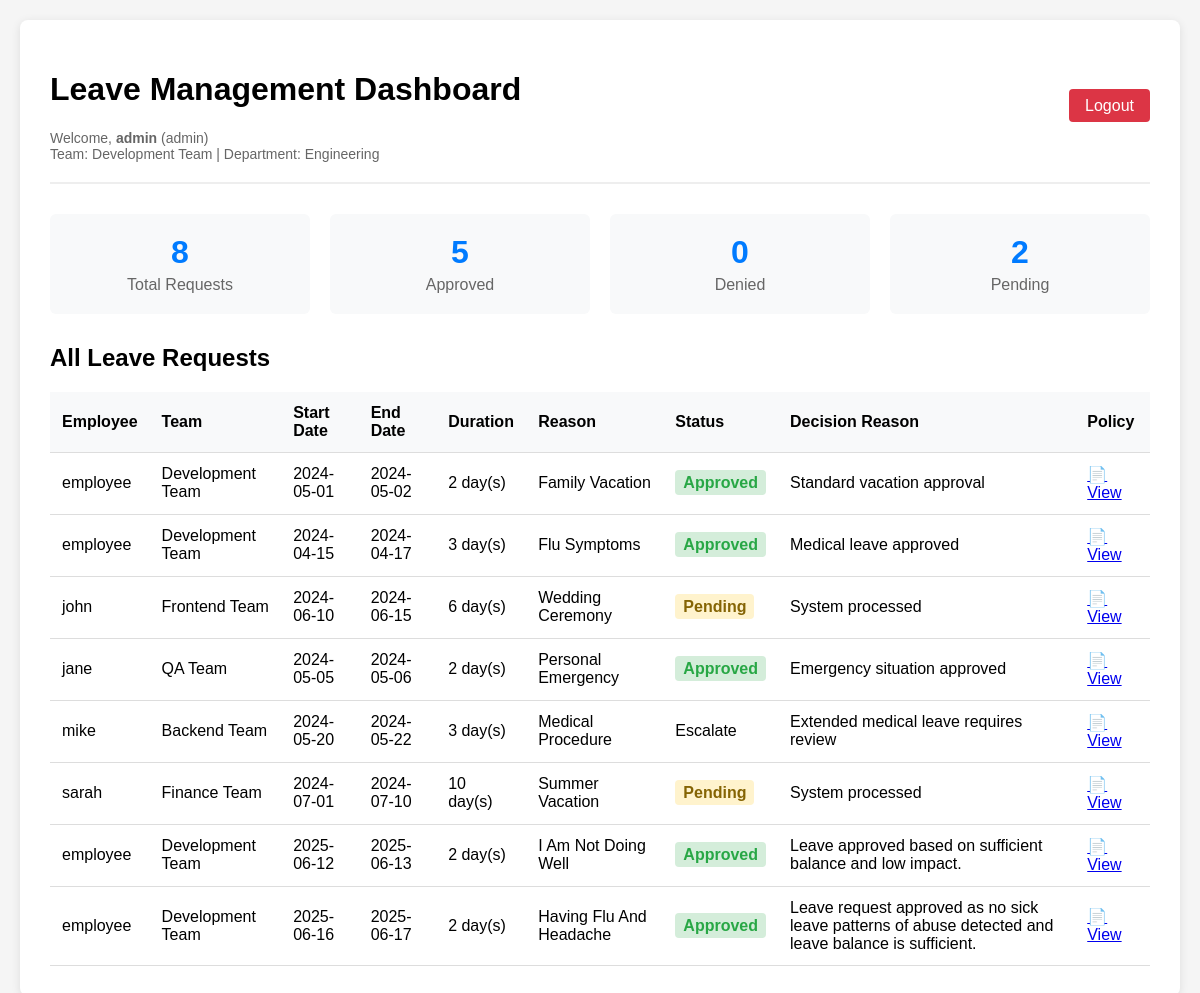
The page /dashboard (signed in) on the database its author committed.
### models.py (models this page shows, shortened)
class User(db.Model, UserMixin):
    id = db.Column(db.Integer, primary_key=True)
    username = db.Column(db.String(80), unique=True, nullable=False)
    password = db.Column(db.String(200), nullable=False)
    role = db.Column(db.String(20), default='user')
    team_id = db.Column(db.Integer, db.ForeignKey('team.id'))
    hire_date = db.Column(db.Date, default=date.today)
    leaves = db.relationship('Leave', backref='applicant', lazy=True,
                             foreign_keys='Leave.user_id')
    leave_balances = db.relationship(
        'LeaveBalance', backref='employee', lazy=True)

class Team(db.Model):
    id = db.Column(db.Integer, primary_key=True)
    name = db.Column(db.String(100))
    dept_id = db.Column(db.Integer, db.ForeignKey('department.id'))
    members = db.relationship('User', backref='user_team', lazy=True)

class Department(db.Model):
    id = db.Column(db.Integer, primary_key=True)
    name = db.Column(db.String(100))
    org_id = db.Column(db.Integer, db.ForeignKey('organization.id'))
    teams = db.relationship('Team', backref='dept', lazy=True)

class Leave(db.Model):
    id = db.Column(db.Integer, primary_key=True)
    user_id = db.Column(db.Integer, db.ForeignKey('user.id'))
    leave_type_id = db.Column(db.Integer, db.ForeignKey('leave_type.id'))
    start_date = db.Column(db.Date)
    end_date = db.Column(db.Date)
    reason = db.Column(db.String(500))  # Increased length for detailed reasons
    status = db.Column(db.String(20), default='Pending')
    decision_reason = db.Column(db.String(500))
    approved_by = db.Column(db.Integer, db.ForeignKey('user.id'))
    created_at = db.Column(db.DateTime, default=datetime.utcnow)
    approved_at = db.Column(db.DateTime)
    leave_type_ref = db.relationship('LeaveType', backref='leaves')
    approver = db.relationship('User', foreign_keys=[
                               approved_by], backref='approved_leaves')

### app.py (the view)
@app.route('/dashboard')
@login_required
def dashboard():
    if current_user.role == 'admin':
        leaves = Leave.query.all()
    else:
        leaves = Leave.query.filter_by(user_id=current_user.id).all()
    return render_template('dashboard.html', leaves=leaves)

### app.py (called while the page is built)
@login_manager.user_loader
def load_user(user_id):
    return User.query.get(int(user_id))

### templates/dashboard.html (shortened to what this page needs)
<!DOCTYPE html>
<html lang="en">
  <head>
  </head>
  <body>
    <div class="container">
      <div class="header">
        <div>
          <h1>Leave Management Dashboard</h1>
          <div class="user-info">
            Welcome, <strong>{{ current_user.username }}</strong> ({{
            current_user.role }}) {% if current_user.user_team %} <br />Team: {{
            current_user.user_team.name }} {% if current_user.user_team.dept %}
            | Department: {{ current_user.user_team.dept.name }} {% endif %} {%
            endif %}
          </div>
        </div>
        <div class="nav-links">
          <a href="/logout" class="logout">Logout</a>
        </div>
      </div>
      {% if leaves %}
      <div class="stats">
        <div class="stat-card">
          <div class="stat-number">{{ leaves|length }}</div>
          <div class="stat-label">Total Requests</div>
        </div>
        <div class="stat-card">
          <div class="stat-number">
            {{ leaves|selectattr("status", "equalto", "Approved")|list|length }}
          </div>
          <div class="stat-label">Approved</div>
        </div>
        <div class="stat-card">
          <div class="stat-number">
            {{ leaves|selectattr("status", "equalto", "Denied")|list|length }}
          </div>
          <div class="stat-label">Denied</div>
        </div>
        <div class="stat-card">
          <div class="stat-number">
            {{ leaves|selectattr("status", "equalto", "Pending")|list|length }}
          </div>
          <div class="stat-label">Pending</div>
        </div>
      </div>
      {% endif %}
      <h2>
        {% if current_user.role == 'admin' %}All Leave Requests{% else %}Your
        Leave Requests{% endif %}
      </h2>
      {% if leaves %}
      <table>
        <thead>
          <tr>
            {% if current_user.role == 'admin' %}
            <th>Employee</th>
            <th>Team</th>
            {% endif %}
            <th>Start Date</th>
            <th>End Date</th>
            <th>Duration</th>
            <th>Reason</th>
            <th>Status</th>
            <th>Decision Reason</th>
            <th>Policy</th>
          </tr>
        </thead>
        <tbody>
          {% for leave in leaves %}
          <tr>
            {% if current_user.role == 'admin' %}
            <td>{{ leave.applicant.username }}</td>
            <td>
              {{ leave.applicant.user_team.name if leave.applicant.user_team
              else 'No Team' }}
            </td>
            {% endif %}
            <td>{{ leave.start_date.strftime('%Y-%m-%d') }}</td>
            <td>{{ leave.end_date.strftime('%Y-%m-%d') }}</td>
            <td>{{ (leave.end_date - leave.start_date).days + 1 }} day(s)</td>
            <td>{{ leave.reason|title }}</td>
            <td>
              <span class="status-{{ leave.status.lower() }}">
                {{ leave.status }}
              </span>
            </td>
            <td>{{ leave.decision_reason or 'System processed' }}</td>
            <td>
              <a
                href="{{ url_for('static', filename='leave_policy_guide_for_employees.pdf') }}"
                target="_blank"
                title="View Leave Policy PDF"
              >
                📄 View
              </a>
            </td>
          </tr>
          {% endfor %}
        </tbody>
      </table>
      {% endif %}
    </div>
  </body>
</html>

### templates/dashboard.html (style rules this page uses)
body { font-family: Arial, sans-serif; max-width: 1200px; margin: 0 auto; padding: 20px; background-color: #f5f5f5; }
.container { background: white; padding: 30px; border-radius: 8px; box-shadow: 0 2px 10px rgba(0, 0, 0, 0.1); }
.header { display: flex; justify-content: space-between; align-items: center; margin-bottom: 30px; padding-bottom: 20px; border-bottom: 2px solid #eee; }
.user-info { color: #666; font-size: 14px; }
.nav-links a { margin-left: 15px; padding: 8px 16px; text-decoration: none; background: #007bff; color: white; border-radius: 4px; transition: background-color 0.3s; }
.nav-links a.logout { background: #dc3545; }
table { width: 100%; border-collapse: collapse; margin-top: 20px; }
th, td { padding: 12px; text-align: left; border-bottom: 1px solid #ddd; }
th { background-color: #f8f9fa; font-weight: bold; }
.status-approved { color: #28a745; font-weight: bold; background-color: #d4edda; padding: 4px 8px; border-radius: 4px; }
.status-pending { color: #856404; font-weight: bold; background-color: #fff3cd; padding: 4px 8px; border-radius: 4px; }
.stats { display: flex; gap: 20px; margin-bottom: 30px; }
.stat-card { flex: 1; background: #f8f9fa; padding: 20px; border-radius: 6px; text-align: center; }
.stat-number { font-size: 2em; font-weight: bold; color: #007bff; }
.stat-label { color: #666; margin-top: 5px; }

### rows shown on the page
User: username "admin", role "admin"
Team: user_team.name "Development Team"
Department: user_team.dept.name "Engineering"
Leave: applicant.username "employee", applicant.user_team "Development Team", start_date "2024-05-01", end_date "2024-05-02", (leave.end_date-leave.start_date).days+1 "2", reason "Family Vacation", status "Approved", decision_reason "Standard vacation approval"
Leave: applicant.username "employee", applicant.user_team "Development Team", start_date "2024-04-15", end_date "2024-04-17", (leave.end_date-leave.start_date).days+1 "3", reason "Flu Symptoms", status "Approved", decision_reason "Medical leave approved"
Leave: applicant.username "john", applicant.user_team "Frontend Team", start_date "2024-06-10", end_date "2024-06-15", (leave.end_date-leave.start_date).days+1 "6", reason "Wedding Ceremony", status "Pending", decision_reason "System processed"
Leave: applicant.username "jane", applicant.user_team "QA Team", start_date "2024-05-05", end_date "2024-05-06", (leave.end_date-leave.start_date).days+1 "2", reason "Personal Emergency", status "Approved", decision_reason "Emergency situation approved"
Leave: applicant.username "mike", applicant.user_team "Backend Team", start_date "2024-05-20", end_date "2024-05-22", (leave.end_date-leave.start_date).days+1 "3", reason "Medical Procedure", status "Escalate", decision_reason "Extended medical leave requires review"
Leave: applicant.username "sarah", applicant.user_team "Finance Team", start_date "2024-07-01", end_date "2024-07-10", (leave.end_date-leave.start_date).days+1 "10", reason "Summer Vacation", status "Pending", decision_reason "System processed"
Leave: applicant.username "employee", applicant.user_team "Development Team", start_date "2025-06-12", end_date "2025-06-13", (leave.end_date-leave.start_date).days+1 "2", reason "I Am Not Doing Well", status "Approved", decision_reason "Leave approved based on sufficient balance and low impact."
Leave: applicant.username "employee", applicant.user_team "Development Team", start_date "2025-06-16", end_date "2025-06-17", (leave.end_date-leave.start_date).days+1 "2", reason "Having Flu And Headache", status "Approved", decision_reason "Leave request approved as no sick leave patterns of abuse detected and leave balance is sufficient."

### other values the page prints
{{ leaves|length }} "8"
{{ leaves|selectattr("status", "equalto", "Approved")|list|length }} "5"
{{ leaves|selectattr("status", "equalto", "Denied")|list|length }} "0"
{{ leaves|selectattr("status", "equalto", "Pending")|list|length }} "2"
